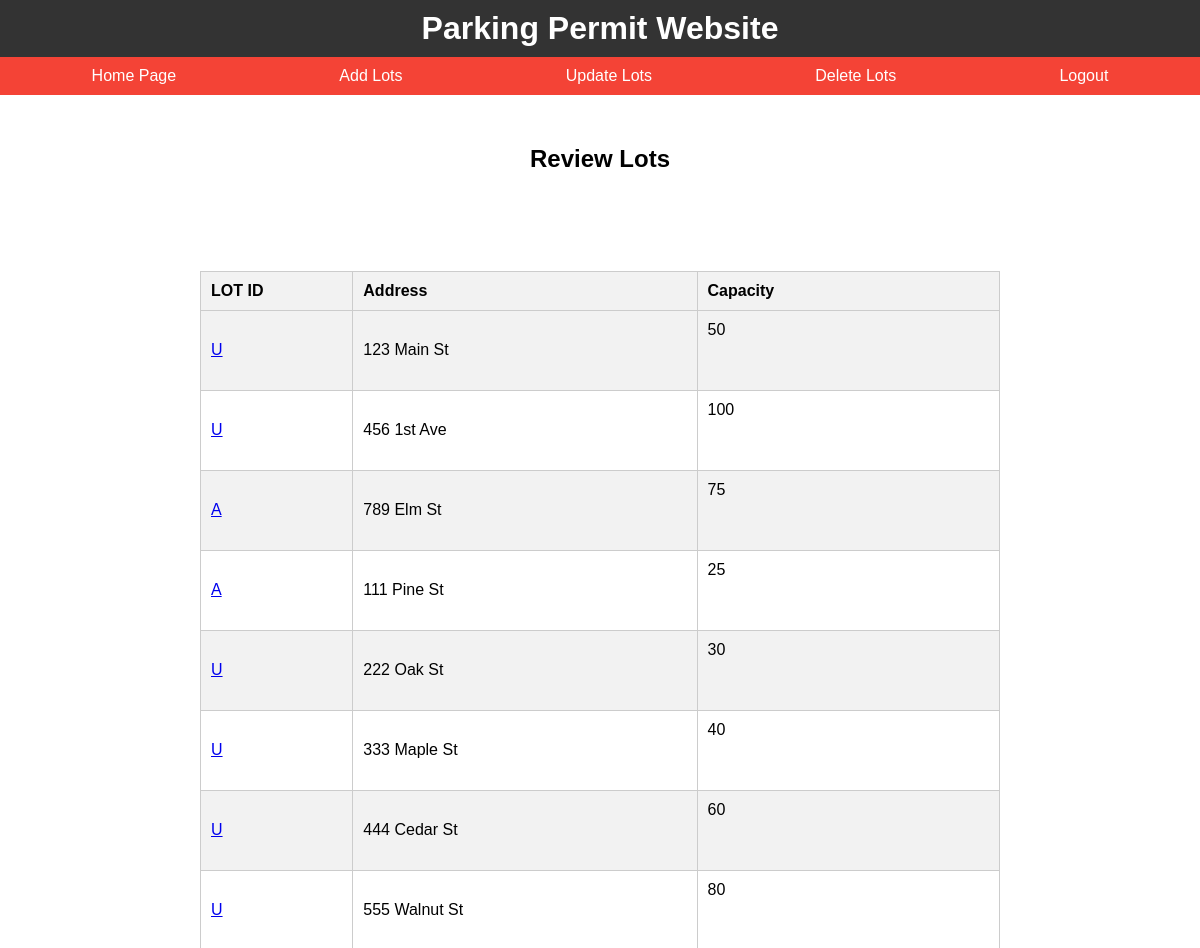
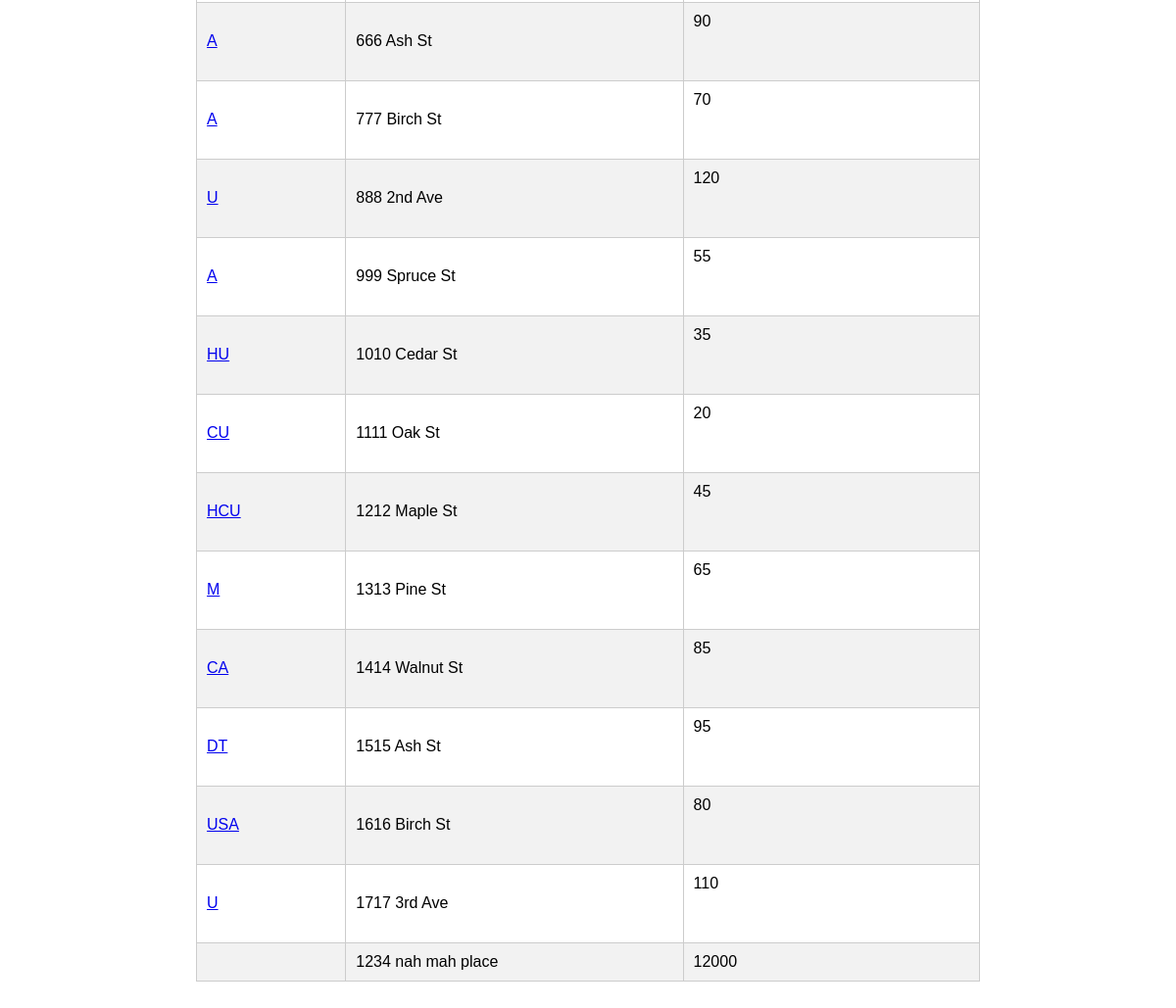
The app's page /viewparkinglot.php (signed in) with its own data (2 pictures, top to bottom).
### tables this page shows
CREATE TABLE IF NOT EXISTS `parking_lot` (
  `LOT_ID` int(11) NOT NULL,
  `Permit_Type_1` varchar(10) DEFAULT NULL,
  `Permit_Type_2` varchar(10) DEFAULT NULL,
  `Address` varchar(100) DEFAULT NULL,
  `Capacity` int(11) DEFAULT NULL
);

### viewparkinglot.php (the view, shortened to what this page needs)
<!DOCTYPE html>
<html>
  <head>
  </head>
  <body>
    <header>
      <h1>Parking Permit Website</h1>
    </header>
    <nav>
      <ul>
        <li><a href="HP.php"> Home Page </a></li>
		<li><a href="addparkinglot.php">Add Lots</a></li>
        <li><a href="updateparkinglot.php">Update Lots</a></li>
        <li><a href="deleteparkinglot.php">Delete Lots</a></li>
	<li><a href="logout.php">Logout</a></li>
      </ul>
    </nav>
    <main>
      <h2>Review Lots</h2>
      <table>
        <thead>
<tr>
	<th>LOT ID</th>
	<th>Address</th>
	<th>Capacity</th>
</tr>
<?php
require_once 'db.php';
$conn = new mysqli($hn, $un, $pw, $db);
echo <<<_END
	<pre>
_END;
$query="SELECT * FROM parking_lot";
$result=$conn->query($query);
$rows=$result->num_rows;
for($j=0; $j<$rows; $j++) {
	$result->data_seek($j);
	$row=$result->fetch_array(MYSQLI_BOTH);
	echo <<<_END
	<pre>
		<tr>
		<td><a href='updateparkinglot.php?lot_id=$row[LOT_ID]' >$row[Permit_Type_1]</a>
		<td>$row[Address]
		<td>$row[Capacity]
	</pre>
_END;
}
?>
        </thead>
      </table>
    </main>
  </body>
</html>

### viewparkinglot.php (style rules this page uses)
body { font-family: Arial, sans-serif; margin: 0; padding: 0; }
header { background-color: #333; color: #fff; padding: 10px; text-align: center; }
h1 { margin: 0; }
nav { background-color: #f44336; color: #fff; padding: 10px; }
nav ul { margin: 0; padding: 0; list-style-type: none; display: flex; justify-content: space-around; align-items: center; }
nav li { margin: 0; padding: 0; display: inline-block; }
nav a { color: #fff; text-decoration: none; padding: 10px; border-radius: 5px; transition: background-color 0.2s ease-in-out; }
main { margin: 50px auto; max-width: 800px; }
h2 { text-align: center; }
table { border-collapse: collapse; margin: 20px auto; width: 100%; max-width: 800px; }
th, td { border: 1px solid #ccc; padding: 10px; text-align: left; }
th { background-color: #f2f2f2; }
tr:nth-child(even) { background-color: #f2f2f2; }

### records on screen
parking_lot: Permit_Type_1 "U", Address "123 Main St", Capacity "50"
parking_lot: Permit_Type_1 "U", Address "456 1st Ave", Capacity "100"
parking_lot: Permit_Type_1 "A", Address "789 Elm St", Capacity "75"
parking_lot: Permit_Type_1 "A", Address "111 Pine St", Capacity "25"
parking_lot: Permit_Type_1 "U", Address "222 Oak St", Capacity "30"
parking_lot: Permit_Type_1 "U", Address "333 Maple St", Capacity "40"
parking_lot: Permit_Type_1 "U", Address "444 Cedar St", Capacity "60"
parking_lot: Permit_Type_1 "U", Address "555 Walnut St", Capacity "80"
parking_lot: Permit_Type_1 "A", Address "666 Ash St", Capacity "90"
parking_lot: Permit_Type_1 "A", Address "777 Birch St", Capacity "70"
parking_lot: Permit_Type_1 "U", Address "888 2nd Ave", Capacity "120"
parking_lot: Permit_Type_1 "A", Address "999 Spruce St", Capacity "55"
parking_lot: Permit_Type_1 "HU", Address "1010 Cedar St", Capacity "35"
parking_lot: Permit_Type_1 "CU", Address "1111 Oak St", Capacity "20"
parking_lot: Permit_Type_1 "HCU", Address "1212 Maple St", Capacity "45"
parking_lot: Permit_Type_1 "M", Address "1313 Pine St", Capacity "65"
parking_lot: Permit_Type_1 "CA", Address "1414 Walnut St", Capacity "85"
parking_lot: Permit_Type_1 "DT", Address "1515 Ash St", Capacity "95"
parking_lot: Permit_Type_1 "USA", Address "1616 Birch St", Capacity "80"
parking_lot: Permit_Type_1 "U", Address "1717 3rd Ave", Capacity "110"
parking_lot: Address "1234 nah mah place", Capacity "12000"
